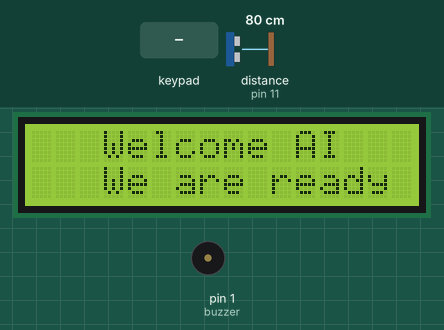
This sketch was run on a simulated Arduino Uno, built with avr-gcc and run on an emulated ATmega328P. On the bench: 16×2 character LCD, buzzer (waves = sounding). Wiring (inferred from the names in the program): ultrasonic range finder: trigger pin 10; echo pin 11. Inputs (shaded band) come from the test bench; at power-on: distance to the obstacle (sensor on pin 11) 80 cm. The echo pulse lasts 58.3 µs per cm.

Above: at 2.2 s.
2.3 s: distance to the obstacle (sensor on pin 11) set to 22 cm
3.8 s: distance to the obstacle (sensor on pin 11) set to 18 cm
At 5.0 s:
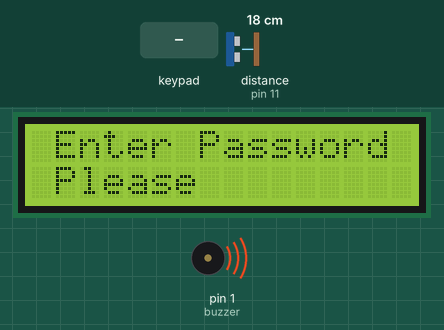
5.3 s: key 'A' pressed
At 6.1 s:
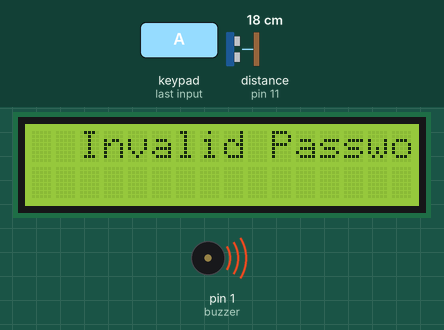
7.9 s: keypad keys 1 2 3 4 pressed 0.4 s apart
At 9.7 s:
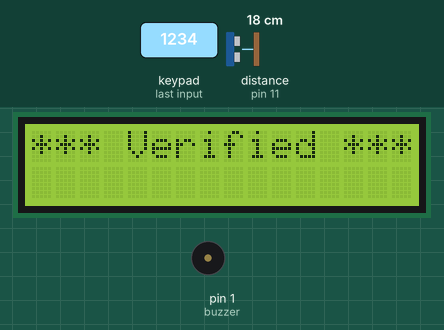
Timing chart, 0 to 20.7 s (numbered marks = the images above; inputs shaded):
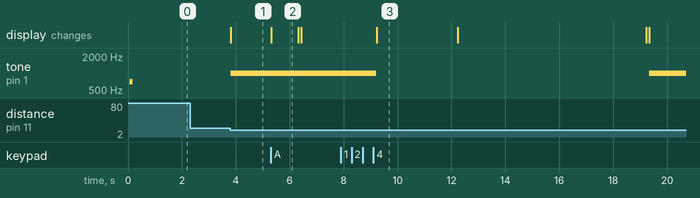

The sketch:

security.ino
```cpp
/* Arduino Security System with the Keypad and LCD
 * Creator Mert KILIC - Mert Arduino Tutorial and Project
 * Please subscribe for support
 * Thanks
 */

#include <LiquidCrystal.h> //include LCD library (standard library)
#include <Keypad.h> //include keypad library - first you must install library (library link in the video description)


/*const int RED_PIN = 10;
const int GREEN_PIN = 11;
const int BLUE_PIN = 12;*/

const int trigPin   = 10; // Arduino pin connected to Ultrasonic Sensor's TRIG pin
const int echoPin   = 11; // Arduino pin connected to Ultrasonic Sensor's ECHO pin
const int buzzer = 1; // Arduino pin connected to Piezo Buzzer's pin
const int DISTANCE_THRESHOLD = 20; // centimeters

// variables will change:
int duration, distance;

char* password ="1234"; //create a password
int pozisyon = 0; //keypad position

const byte rows = 4; //number of the keypad's rows and columns
const byte cols = 4;

char keyMap [rows] [cols] = { //define the cymbols on the buttons of the keypad

  {'1', '2', '3', 'A'},
  {'4', '5', '6', 'B'},
  {'7', '8', '9', 'C'},
  {'*', '0', '#', 'D'}
};

byte rowPins [rows] = {9, 8, 7, 6}; //pins of the keypad
byte colPins [cols] = {5, 4, 3, 2};

Keypad myKeypad = Keypad( makeKeymap(keyMap), rowPins, colPins, rows, cols); // holding the keys

LiquidCrystal lcd (A0, A1, A2, A3, A4, A5); // pins of the LCD. (RS, E, D4, D5, D6, D7)

void setup(){


  pinMode(trigPin, OUTPUT);   // set arduino pin to output mode
  pinMode(echoPin, INPUT);    // set arduino pin to input mode
  pinMode(buzzer, OUTPUT); // set arduino pin to output mode

  lcd.begin(16, 2); //Initialize the 16x2 LCD
  lcd.clear();  //Clear any old data displayed on the LCD
  lcd.setCursor(0, 0);
  lcd.print("   Welcome AI");
  lcd.setCursor(0, 1);
  lcd.print("   We are ready");
  //setLocked (true); //state of the password
   tone(buzzer, 700, 100);
   delay(1000);

}

void loop(){

// generate 10-microsecond pulse to TRIG pin
  digitalWrite(trigPin, HIGH);
  delayMicroseconds(10);
  digitalWrite(trigPin, LOW);

  // measure duration of pulse from ECHO pin
  duration = pulseIn(echoPin, HIGH);

  // calculate the distance
  distance = 0.017 * duration;

  char whichKey = myKeypad.getKey(); //define which key is pressed with getKey

if(distance < DISTANCE_THRESHOLD){
    // setLocked (true);
    tone(buzzer, 1000); // Send 1KHz sound signal
    lcd.clear();
    lcd.setCursor(0, 0);
    lcd.print(" Enter Password");
    lcd.setCursor(0, 1);
    lcd.print(" Please");

 if(whichKey == '*' || whichKey == '#' || whichKey == 'A' ||       //define invalid keys
  whichKey == 'B' || whichKey == 'C' || whichKey == 'D'  ||
  whichKey == '5' || whichKey == '6'  ||
  whichKey == '7' || whichKey == '8' || whichKey == '9'  ||
  whichKey == '0'){

    pozisyon=0;
    lcd.clear();
    lcd.setCursor(0, 0);
    lcd.print("  Invalid Password!");
    delay(1000);
    lcd.clear();
  }

   if(whichKey == password [pozisyon]){
    pozisyon ++;
    }

 if(pozisyon == 4){   // count of the password
   // setLocked (false);
   noTone(buzzer);
    lcd.clear();
    lcd.setCursor(0, 0);
    lcd.print("*** Verified ***");
    delay(3000);
    lcd.clear();
    lcd.setCursor(0, 0);
    lcd.print("  Blossom Arduino");
    lcd.setCursor(0, 1);
    lcd.print("AI Project");
    delay(7000);
    lcd.clear();
  }
  delay(100);

  } // end of distance is less than
  else
  {
    // do nothing
  } // end of if distance is greater than

} // end of void
```

Measured:
- the behaviour switches between 21 and 20 cm on distance to the obstacle (sensor on pin 11) (found by bisection; images 0 and 1)
- after the input at 2.3 s, every drawn part: stays the same
- after the input at 3.8 s, tone on pin 1 (buzzer): silent → 1000 Hz at once; the display: changes at once (image 1)
- after the input at 5.3 s, the display: changes at once (image 2)
- after the input at 7.9 s, tone on pin 1 (buzzer): 1000 Hz → silent after 1.3 s, → 1000 Hz 10.1 s later; the display: changes after 1.3 s (image 3)
- what the display in image 2 shows lasts 1.0 s, from 5.3 s to 6.3 s
